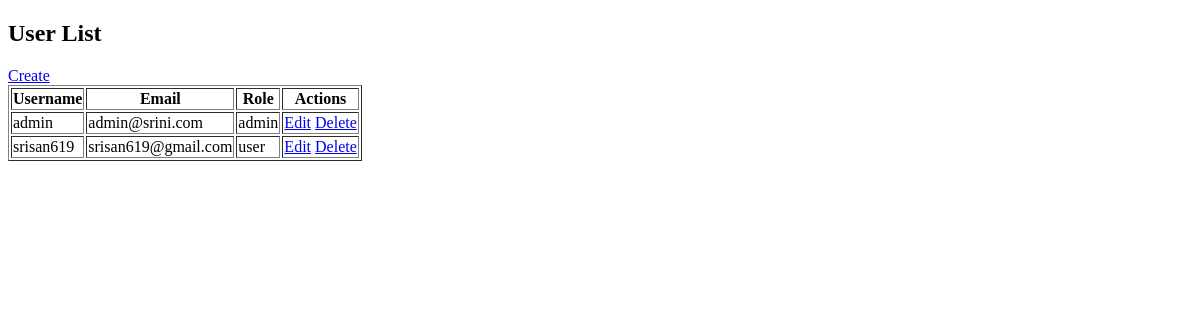
The app's page /users/ (signed in), older data.
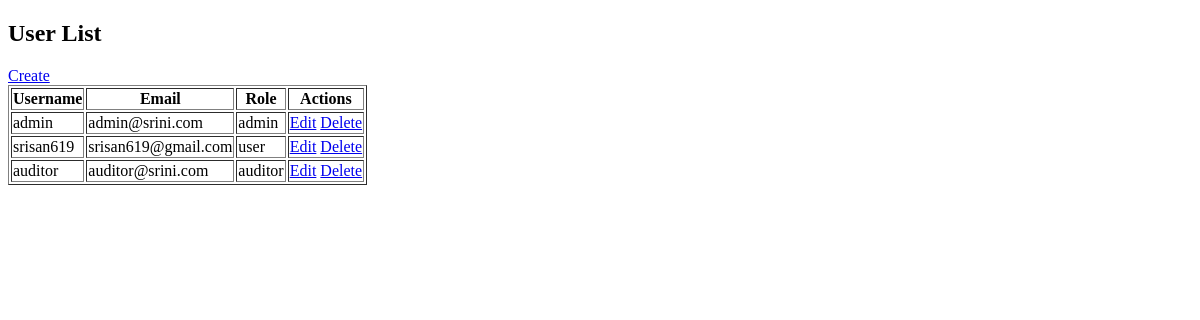
The same page, newer data.
### users/models.py (models this page shows, shortened)
class User(AbstractUser):
    role = models.ForeignKey(Role, on_delete=models.PROTECT, null=True, blank=True)
    groups = models.ManyToManyField('auth.Group', related_name='custom_user_set', blank=True, help_text='The groups this user belongs to', verbose_name='groups')
    user_permissions = models.ManyToManyField('auth.Permission', related_name='custom_user_set', blank=True, help_text='Specific permissions for this user.', verbose_name='user permissions')

class Role(models.Model):
    role_name =models.CharField(unique=True)
    description = models.TextField()
    def __str__(self):
        return self.role_name
    def __init__(self, *args, **kwargs):
        super().__init__(*args, **kwargs)

### users/views.py (the view)
# urls.py: path('users/', user_list, name="user_list"),
@login_required
def user_list(request):
    if not (is_admin(request.user) or is_auditor(request.user)):
        return HttpResponseForbidden("Access Denied")
    users = User.objects.all()
    return render(request, "users/user_list.html", {"users": users})

### users/views.py (called while the page is built)
def is_admin(user):
    return user.role and user.role.role_name == 'admin'

### users/templates/users/user_list.html
<!DOCTYPE html>
<html lang="en">
<head>
    <h2>User List</h2>
    <a href="/users/create/">Create</a>
</head>
<body>
    <table border="1">
        <tr>
            <th>Username</th>
            <th>Email</th>
            <th>Role</th>
            <th>Actions</th>
        </tr>
        {% for u in users %}
        <tr>
            <td>{{u.username}}</td>
            <td>{{u.email}}</td>
            <td>{{u.role}}</td>
            <td>
                {% if request.user.role.role_name == "admin" %}
                <a href="/users/{{u.id}}/edit/">Edit</a>
                <a href="/users/{{u.id}}/delete/">Delete</a>
                {% endif %}
            </td>
        </tr>
        {% endfor %}
    </table>
</body>
</html>

Row changes from the older to the newer data that the page shows:
added User: username "auditor", email "auditor@srini.com", role "auditor"
